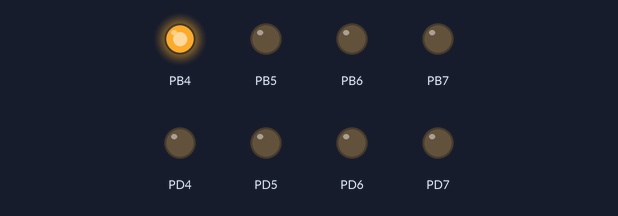
Bench run of a program on a simulated ATmega128, built with avr-gcc and emulated at 8 MHz. On the bench: output pins drawn as LEDs (lit = HIGH).

Above: at 0.52 s.
Timing chart, 0 to 3.0 s (numbered marks = the images above):
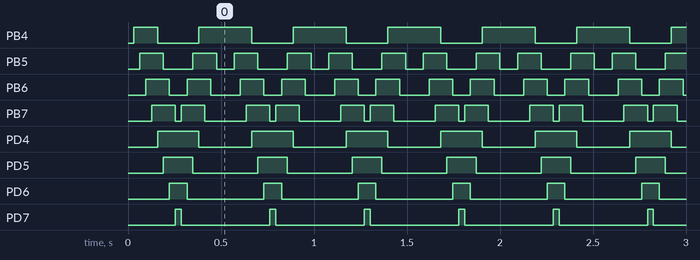

The program:

main.c
```c
/* 00000001
   00000011
   00000111
   00001111
   00011110
   00111100
   01111000
   11110000
   01111000
   00111100
   00011110
   00001111
   00000111
   00000011
   00000001 */

#include <avr/io.h>
#define F_CPU 8000000
#include <util/delay.h>
#include <avr/interrupt.h>

void led_init();
void LED_OUT(uint8_t led);
void set_timer0();
uint8_t led1 = 0x0F;
uint8_t led2= 0xF0;
uint8_t led3;
uint8_t led4=0x01;
int count=0;
int chieu_dich = 0;
int i = 0;

int main(void)
{
	led_init();
	set_timer0();
	while(1)
	{
		/*for (uint8_t i = 0; i<8; i++)
		{
			if(i < 3)
			{
				led3 = led1 >> (3-i);
			}
			else
			{
				led3 = led1 << (i-3);
			}
			LED_OUT(led3);
			_delay_ms(500);
		}
		for (uint8_t i = 6; i > 0; i--)
		{
			led3=led2>>(7-i);
			LED_OUT(led3);
			_delay_ms(500);
		}*/
	}
}
void led_init()
{
	DDRB=0xF0;
	DDRD=0xF0;
}

void LED_OUT(uint8_t led)
{
	PORTB=led << 4;
	PORTD=led;
}

void set_timer0()
{
	TCCR0=(0<<CS2) | (1<<CS1) | (1<<CS0) ;
	TIMSK|= (1<<TOIE0);
	sei();
}

ISR(TIMER0_OVF_vect)
{
	if(count<30)
	{
		count++;
	}
	else
	{
		if(chieu_dich == 0)
		{
			if(i < 3)
			{
				led3 = led1 >> (3-i);
				i++;
			}
			else if(i < 8)
			{
				led3 = led1 << (i-3);
				i++;
			}
			else
			{
				chieu_dich = 1;
				i = 7;
			}

		}
		if(chieu_dich == 1)
		{
			if(i>0)
			{
				led3>>=1;
				LED_OUT(led3);
				i--;
			}
			else
			{
				chieu_dich = 0;
				i = 0;
			}
		}
		LED_OUT(led3);
		count = 0;
	}
}
```

Measured:
- by itself, PB4: repeats every 0.51 s: LOW 0.22 s, HIGH 0.29 s
- by itself, PB5: alternates HIGH for 0.13 s and LOW for 0.16 s
- by itself, PB6: alternates HIGH for 0.13 s and LOW for 0.10 s
- by itself, PB7: repeats every 0.51 s: LOW 0.03 s, HIGH 0.13 s, LOW 0.22 s, HIGH 0.13 s
- by itself, PD4: alternates HIGH for 0.22 s and LOW for 0.29 s
- by itself, PD5: alternates HIGH for 0.16 s and LOW for 0.35 s
- by itself, PD6: alternates HIGH for 0.10 s and LOW for 0.41 s
- by itself, PD7: alternates HIGH for 0.03 s and LOW for 0.48 s
